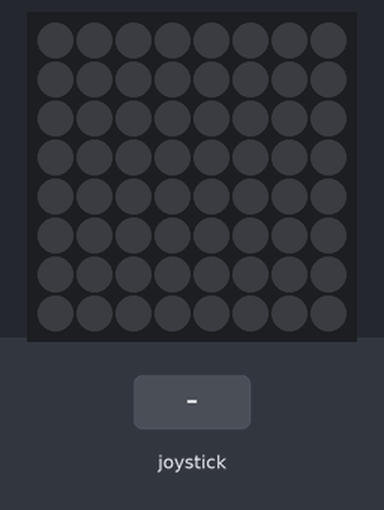
Recording of a program running on a simulated Raspberry Pi (BCM pin numbers) with a Sense HAT. On the bench: the Sense HAT's 8×8 RGB LED matrix. Inputs (shaded band) come from the test bench.

Above: at 1.2 s.
1.3 s: joystick pushed up
At 1.55 s:
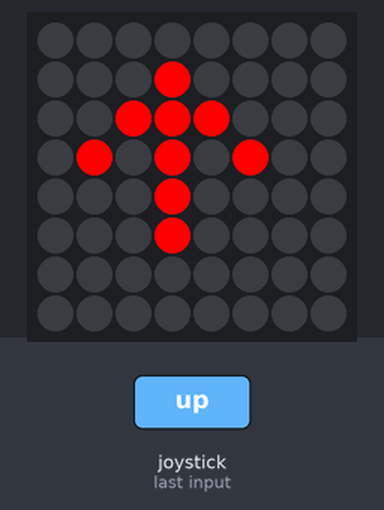
3.3 s: joystick pushed down
At 3.55 s:
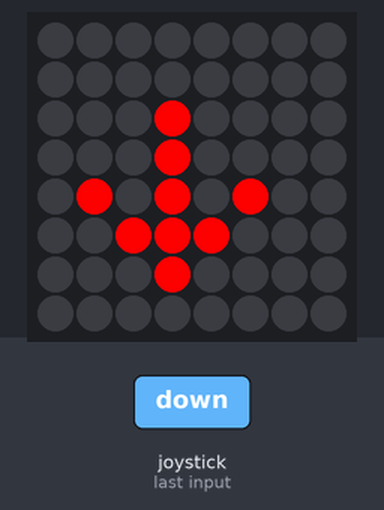
5.3 s: joystick clicked
At 5.55 s:
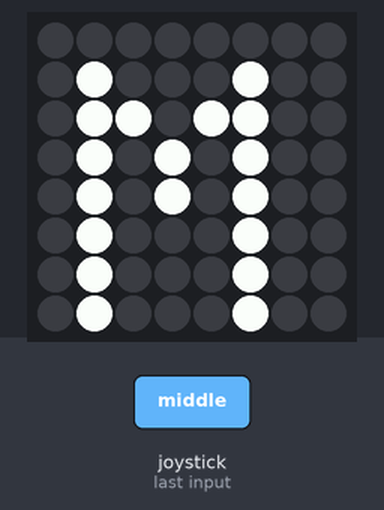
Timing chart, 0 to 8.3 s (numbered marks = the images above; inputs shaded):
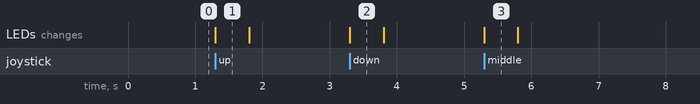

Measured:
- after the input at 1.3 s, the LEDs: change at once (image 1)
- after the input at 3.3 s, the LEDs: change at once (image 2)
- after the input at 5.3 s, the LEDs: change at once (image 3)
- what the display in image 1 shows lasts 0.5 s, from 1.3 s to 1.8 s

The program:

joystick.py
```python
from sense_hat import SenseHat
from time import sleep
sense = SenseHat()
O = (0, 0, 0)
R = (255, 0, 0)
right_arrow = [
    O, O, O, O, O, O, O, O,
    O, O, O, R, O, O, O, O,
    O, O, O, O, R, O, O, O,
    O, R, R, R, R, R, O, O,
    O, O, O, O, R, O, O, O,
    O, O, O, R, O, O, O, O,
    O, O, O, O, O, O, O, O,
    O, O, O, O, O, O, O, O
]

up_arrow = [
    O, O, O, O, O, O, O, O,
    O, O, O, R, O, O, O, O,
    O, O, R, R, R, O, O, O,
    O, R, O, R, O, R, O, O,
    O, O, O, R, O, O, O, O,
    O, O, O, R, O, O, O, O,
    O, O, O, O, O, O, O, O,
    O, O, O, O, O, O, O, O
]

down_arrow = [
    O, O, O, O, O, O, O, O,
    O, O, O, O, O, O, O, O,
    O, O, O, R, O, O, O, O,
    O, O, O, R, O, O, O, O,
    O, R, O, R, O, R, O, O,
    O, O, R, R, R, O, O, O,
    O, O, O, R, O, O, O, O,
    O, O, O, O, O, O, O, O
]

left_arrow = [
    O, O, O, O, O, O, O, O,
    O, O, O, R, O, O, O, O,
    O, O, R, O, O, O, O, O,
    O, R, R, R, R, R, O, O,
    O, O, R, O, O, O, O, O,
    O, O, O, R, O, O, O, O,
    O, O, O, O, O, O, O, O,
    O, O, O, O, O, O, O, O
]
while True:
    # go through all joystick events
    for event in sense.stick.get_events():
        # Check if the joystick was pressed
        if event.action == "pressed":
            # Check which direction
            if event.direction == "up":
                sense.set_pixels(up_arrow)  # Display up arrow
            elif event.direction == "down":
                sense.set_pixels(down_arrow)  # Display down arrow
            elif event.direction == "left":
                sense.set_pixels(left_arrow)  # Display left arrow
            elif event.direction == "right":
                sense.set_pixels(right_arrow)  # Display right arrow
            elif event.direction == "middle":
                sense.show_letter("M")  # Show "M" for middle (enter key)

            # Wait a while and then clear the screen
            sleep(0.5)
            sense.clear()
```
